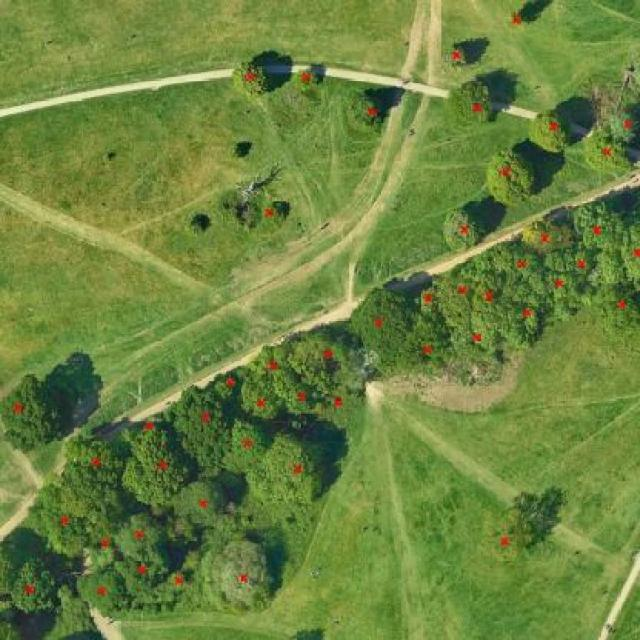
#> input picture Dataset/valid/images/hh_261908_4_174207_4_19_jpg.rf.09f9becfb6b95a264e02a624c2bbf0fb.jpg, 640 x 640 px, found by its file name
$ python final_counting.py
#> lines starting #> are read from the running program, lines starting #| are printed output that depends on the picture; after the words box and inside, x2 and y2 are one past the last pixel; in counts of white or black regions, pixels touching at a corner belong together
# -*- coding: utf-8 -*-
"""final_counting.ipynb

Automatically generated by Colab.

Original file is located at
    https://colab.research.google.com/drive/1CvFYX-ArPTmmt9sqii4P1W4pUVlSCNzo
"""

import cv2
import numpy as np
import matplotlib.pyplot as plt

class ImageSeg:
    def __init__(self, path):
        self.path = path
        self.img = cv2.imread(path)
#> self.img is the input picture: shape (640, 640, 3); mean B, G, R 62.9, 131.2, 107.4

        if self.img is None:
            raise FileNotFoundError(f"Image not found or unable to load: {path}")

    def find_red_marks(self):
        # Convert image to HSV color space
        hsv_img = cv2.cvtColor(self.img, cv2.COLOR_BGR2HSV)

        # Define color range for detecting red marks
        lower_red1 = np.array([0, 100, 100])
        upper_red1 = np.array([10, 255, 255])
        lower_red2 = np.array([160, 100, 100])
        upper_red2 = np.array([180, 255, 255])

        # Create a mask for the red color
        mask1 = cv2.inRange(hsv_img, lower_red1, upper_red1)
        mask2 = cv2.inRange(hsv_img, lower_red2, upper_red2)
        mask = cv2.bitwise_or(mask1, mask2)

        # Find contours of the red marks
        contours, _ = cv2.findContours(mask, cv2.RETR_EXTERNAL, cv2.CHAIN_APPROX_SIMPLE)
        return contours

    def count_red_marks(self):
        contours = self.find_red_marks()
#> in find_red_marks, `hsv_img = cv2.cvtColor(self.img, cv2.COLOR_BGR2HSV)`: hsv_img: shape (640, 640, 3); mean H, S, V 42.5, 136.8, 132.1
#> in find_red_marks, `mask1 = cv2.inRange(hsv_img, lower_red1, upper_red1)`:
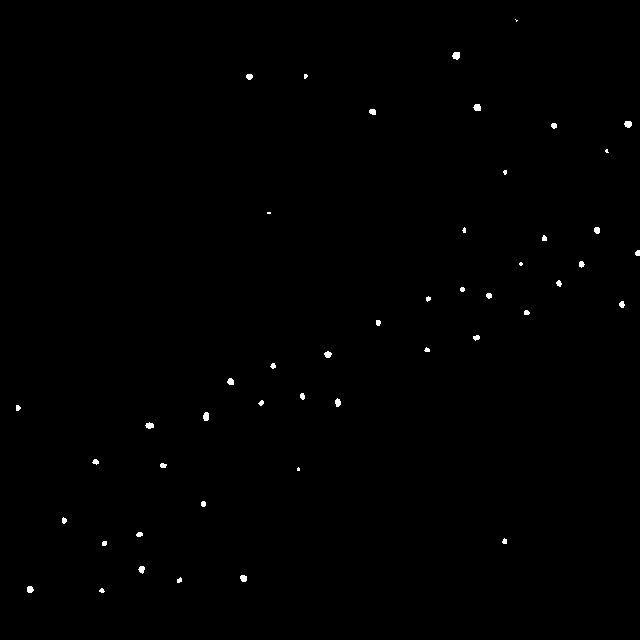
#> mask1: shape (640, 640); 0.33% white; 48 white regions (8 under 20 px)
#> in find_red_marks, `mask2 = cv2.inRange(hsv_img, lower_red2, upper_red2)`: mask2: shape (640, 640); every value is 0
#> in find_red_marks, `contours, _ = cv2.findContours(mask, cv2.RETR_EXTERNAL, cv2.CHAIN_APPR..`: contours = 48 contours, 29 with area under 20; largest, box (x1, y1, x2, y2) and area: (452, 52, 460, 60) 39, (203, 412, 209, 421) 34, (473, 104, 481, 111) 34, (624, 121, 632, 128) 34, (145, 422, 154, 429) 32
        return len(contours)

    def mark_red_marks(self):
        contours = self.find_red_marks()
        marked_img = np.copy(self.img)
        for i, cnt in enumerate(contours):
            x, y, w, h = cv2.boundingRect(cnt)
            cv2.rectangle(marked_img, (x, y), (x + w, y + h), (255, 0, 0), 2)  # Draw red rectangle
            cv2.putText(marked_img, f'Tree {i+1}', (x, y-5), cv2.FONT_HERSHEY_SIMPLEX, 0.5, (255, 0, 0), 1)

        return marked_img

    # [49 lines left out: functions color_filter, preprocess_img, post_process, count_trees_without_red_marks, mark_trees_without_red_marks, not called in this run]

    def count_trees(self):
        red_mark_count = self.count_red_marks()
#> red_mark_count = 48
        if red_mark_count > 0:
            return red_mark_count
        else:
            return self.count_trees_without_red_marks()

    def mark_trees(self):
        red_mark_count = self.count_red_marks()
        if red_mark_count > 0:
            return self.mark_red_marks()
        else:
            return self.mark_trees_without_red_marks()

# Main script
# Replace the path with the actual image file path (e.g., .jpg or .png file, not .txt)
obj = ImageSeg(r"/content/hh_261908_4_174207_4_19_jpg.rf.09f9becfb6b95a264e02a624c2bbf0fb.jpg")

# Count and mark trees
final_count = obj.count_trees()
#> final_count = 48
marked_img = obj.mark_trees()
#> the loop in mark_red_marks, `for i, cnt in enumerate(contours):` made 48 passes
#> (x, y, w, h) on passes 1 to 12: (99, 588, 6, 5), (27, 586, 7, 7), (177, 577, 5, 6), (240, 575, 7, 7), (138, 566, 7, 8), (102, 541, 5, 5), (502, 538, 5, 6), (136, 532, 7, 5), (62, 517, 5, 7), (201, 501, 5, 6), (297, 467, 3, 4), (160, 463, 7, 5)
#> (cnt, x, y, w, h) on pass 38: ([[267, 212], [267, 213], [270, 213], [270, 212]], 267, 212, 4, 2)
#> after the loop in mark_red_marks, `for i, cnt in enumerate(contours):`:
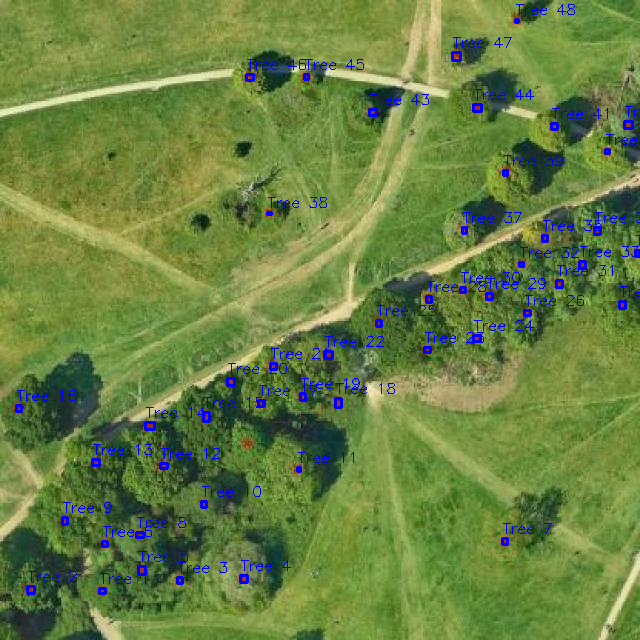
#> marked_img: shape (640, 640, 3); 2.03% of pixels changed, all inside (x1, y1, x2, y2) = (15, 4, 640, 595)

# Plot and display the result
plt.figure(figsize=(10, 8))
plt.imshow(cv2.cvtColor(marked_img, cv2.COLOR_BGR2RGB))
plt.title(f"Final Tree Count: {final_count} trees")
plt.axis('off')
plt.show()

print(f"Final Estimated Tree Count: {final_count} trees")
#| Final Estimated Tree Count: 48 trees

$ run again, with Dataset/valid/images/bp_262122_4_174541_4_19_jpg.rf.fb4b9be196e6f3d3f6a9d7359405faf6.jpg copied over Dataset/valid/images/hh_261908_4_174207_4_19_jpg.rf.09f9becfb6b95a264e02a624c2bbf0fb.jpg
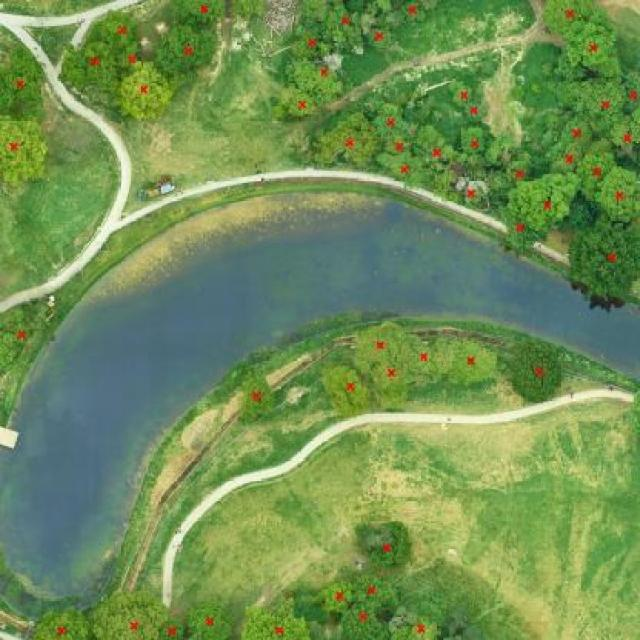
#> input picture Dataset/valid/images/bp_262122_4_174541_4_19_jpg.rf.fb4b9be196e6f3d3f6a9d7359405faf6.jpg, 640 x 640 px, found by its file name
#> in __init__, self.img is the input picture: shape (640, 640, 3); mean B, G, R 85.3, 143.5, 111.7
#> hsv_img: shape (640, 640, 3); mean H, S, V 52.4, 118.7, 145.2
#> in find_red_marks, `mask1 = cv2.inRange(hsv_img, lower_red1, upper_red1)`:
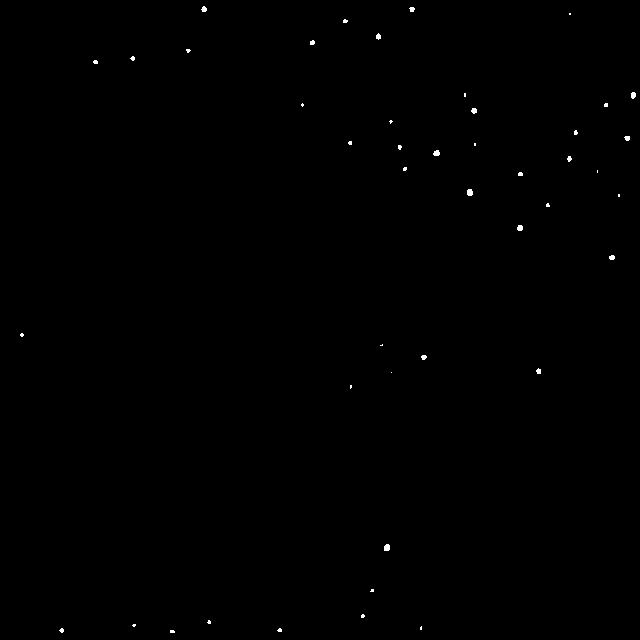
#> mask1: shape (640, 640); 0.18% white; 45 white regions (30 under 20 px)
#> mask2: shape (640, 640); every value is 0
#> in find_red_marks, `contours, _ = cv2.findContours(mask, cv2.RETR_EXTERNAL, cv2.CHAIN_APPR..`: contours = 45 contours, 40 with area under 20; largest, box (x1, y1, x2, y2) and area: (384, 544, 390, 551) 27, (467, 189, 473, 196) 27, (433, 150, 440, 156) 24, (517, 225, 523, 231) 22, (631, 92, 636, 99) 20
#> in count_trees, `red_mark_count = self.count_red_marks()`: red_mark_count = 45
#> the loop in mark_red_marks, `for i, cnt in enumerate(contours):` made 45 passes
#> (x, y, w, h) on passes 1, 2, 3, 5, 6, 7, 8, 9: (170, 630, 5, 3), (277, 628, 5, 4), (59, 628, 5, 5), (132, 624, 4, 3), (207, 620, 4, 4), (361, 614, 4, 4), (370, 589, 4, 3), (384, 544, 6, 7)
#> after the loop in mark_red_marks, `for i, cnt in enumerate(contours):`:
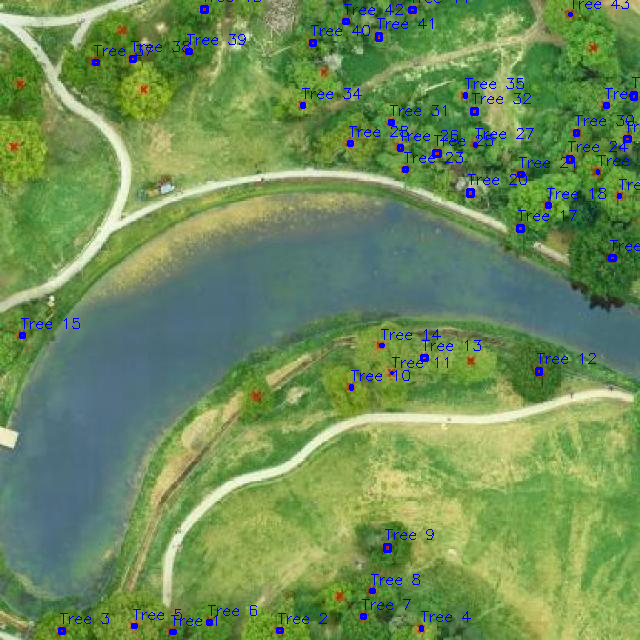
#> marked_img: shape (640, 640, 3); 1.64% of pixels changed, all inside (x1, y1, x2, y2) = (19, 0, 640, 635)
#| Final Estimated Tree Count: 45 trees

$ run again, with Dataset/valid/images/cd_261941_4_174271_4_19_jpg.rf.f6cdbea4b7ad3e9aee4ef217174de4a1.jpg copied over Dataset/valid/images/hh_261908_4_174207_4_19_jpg.rf.09f9becfb6b95a264e02a624c2bbf0fb.jpg
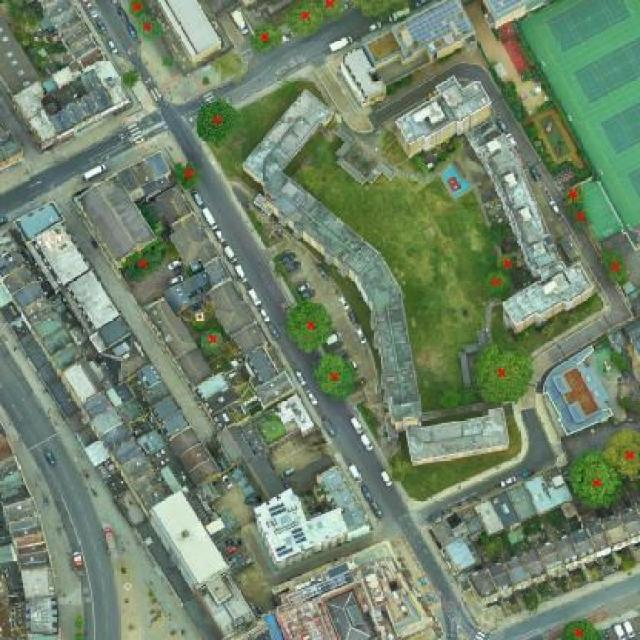
#> input picture Dataset/valid/images/cd_261941_4_174271_4_19_jpg.rf.f6cdbea4b7ad3e9aee4ef217174de4a1.jpg, 640 x 640 px, found by its file name
#> in __init__, self.img is the input picture: shape (640, 640, 3); mean B, G, R 108.1, 132.1, 113.5
#> hsv_img: shape (640, 640, 3); mean H, S, V 57.3, 62.1, 132.9
#> in find_red_marks, `mask1 = cv2.inRange(hsv_img, lower_red1, upper_red1)`:
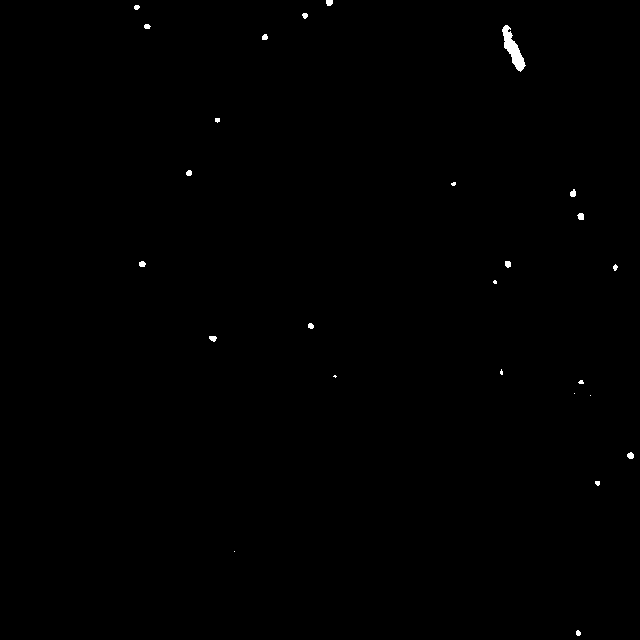
#> mask1: shape (640, 640); 0.25% white; 26 white regions (8 under 20 px)
#> mask2: shape (640, 640); every value is 0
#> in find_red_marks, `contours, _ = cv2.findContours(mask, cv2.RETR_EXTERNAL, cv2.CHAIN_APPR..`: contours = 26 contours, 15 with area under 20; largest, box (x1, y1, x2, y2) and area: (502, 25, 526, 72) 404, (577, 213, 584, 220) 30, (627, 452, 634, 459) 28, (570, 189, 576, 197) 26, (326, 0, 333, 6) 26
#> in count_trees, `red_mark_count = self.count_red_marks()`: red_mark_count = 26
#> the loop in mark_red_marks, `for i, cnt in enumerate(contours):` made 26 passes
#> (x, y, w, h) on passes 1 to 8: (576, 630, 5, 6), (234, 551, 1, 1), (595, 481, 5, 5), (627, 452, 7, 7), (590, 395, 1, 1), (574, 393, 1, 1), (578, 380, 6, 4), (333, 375, 4, 3)
#> after the loop in mark_red_marks, `for i, cnt in enumerate(contours):`:
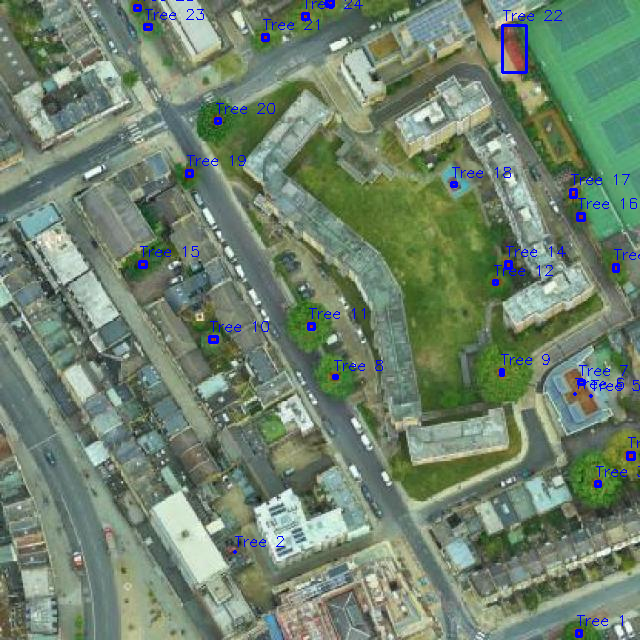
#> marked_img: shape (640, 640, 3); 1.05% of pixels changed, all inside (x1, y1, x2, y2) = (133, 0, 640, 638)
#| Final Estimated Tree Count: 26 trees

$ run again, with Dataset/valid/images/hh_261904_4_174211_4_19_jpg.rf.ed0184ffbb30ac792381537e32be187e.jpg copied over Dataset/valid/images/hh_261908_4_174207_4_19_jpg.rf.09f9becfb6b95a264e02a624c2bbf0fb.jpg
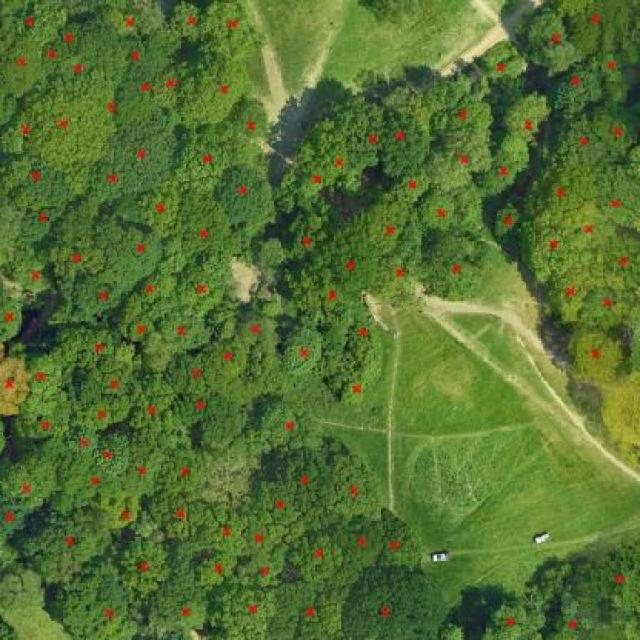
#> input picture Dataset/valid/images/hh_261904_4_174211_4_19_jpg.rf.ed0184ffbb30ac792381537e32be187e.jpg, 640 x 640 px, found by its file name
#> in __init__, self.img is the input picture: shape (640, 640, 3); mean B, G, R 50.4, 111.6, 84.4
#> hsv_img: shape (640, 640, 3); mean H, S, V 45.5, 142.7, 113
#> in find_red_marks, `mask1 = cv2.inRange(hsv_img, lower_red1, upper_red1)`:
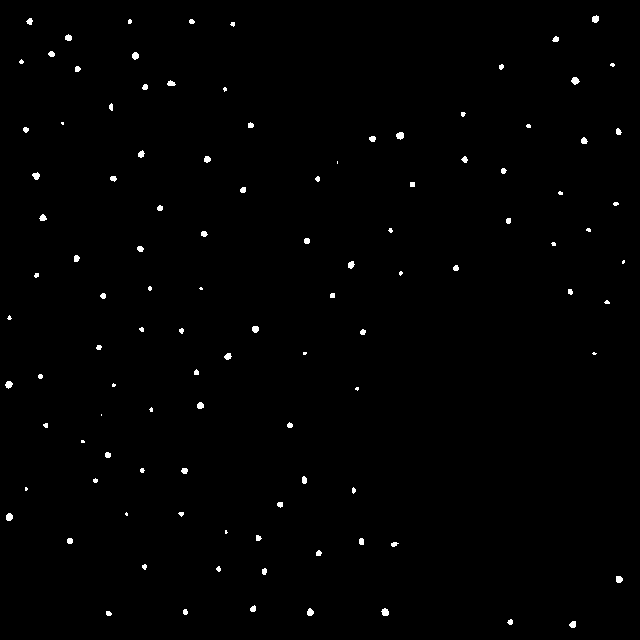
#> mask1: shape (640, 640); 0.69% white; 108 white regions (33 under 20 px)
#> mask2: shape (640, 640); every value is 0
#> in find_red_marks, `contours, _ = cv2.findContours(mask, cv2.RETR_EXTERNAL, cv2.CHAIN_APPR..`: contours = 108 contours, 61 with area under 20; largest, box (x1, y1, x2, y2) and area: (396, 132, 404, 140) 38, (571, 77, 580, 85) 38, (381, 608, 389, 616) 36, (6, 513, 13, 521) 36, (5, 381, 13, 389) 34
#> in count_trees, `red_mark_count = self.count_red_marks()`: red_mark_count = 108
#> the loop in mark_red_marks, `for i, cnt in enumerate(contours):` made 108 passes
#> (x, y, w, h) on passes 1 to 8: (569, 621, 7, 7), (507, 619, 6, 6), (106, 611, 6, 5), (183, 609, 5, 6), (381, 608, 8, 8), (307, 608, 7, 8), (250, 605, 6, 7), (616, 576, 7, 7)
#> after the loop in mark_red_marks, `for i, cnt in enumerate(contours):`:
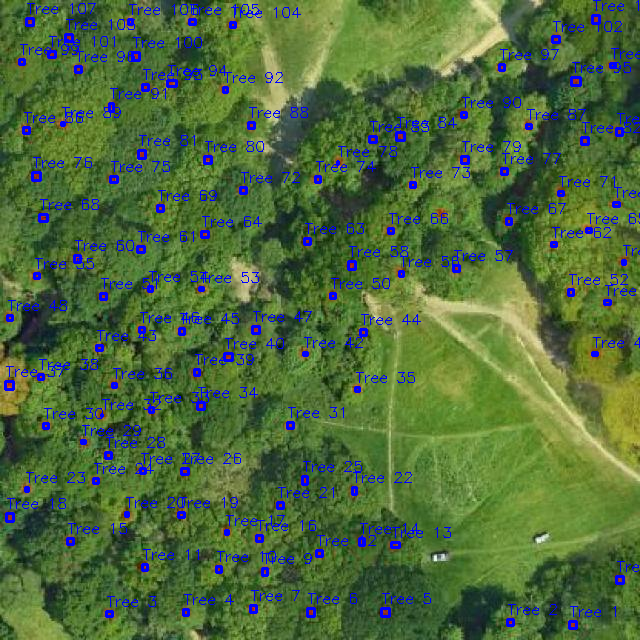
#> marked_img: shape (640, 640, 3); 4.77% of pixels changed, all inside (x1, y1, x2, y2) = (4, 0, 640, 630)
#| Final Estimated Tree Count: 108 trees
